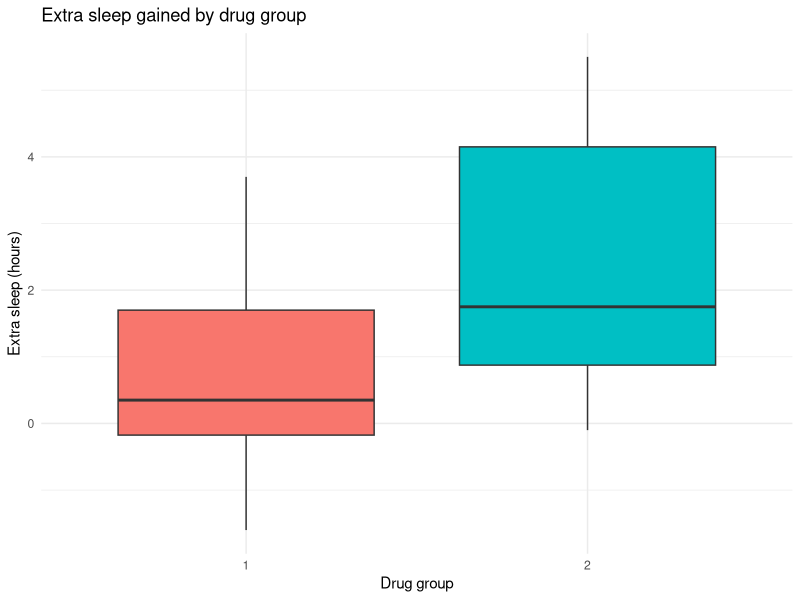

Source code (R): (Note: this script raises an error after producing the figure.)
#mini project 6: hypothesis testing
library(tidyverse)

#We will use the sleep dataset
#it records extra hours of sleep gained by patients on two different drugs

data(sleep)
str(sleep)
summary(sleep)

print(sleep)

# Visualise extra sleep by group
ggplot(sleep, aes(x = group, y = extra, fill = group)) +
  geom_boxplot() +
  labs(title = "Extra sleep gained by drug group",
       x = "Drug group",
       y = "Extra sleep (hours)") +
  theme_minimal() +
  theme(legend.position = "none")

#Null hypothesis: there is no difference in sleep gained between the two drugs
#Alternative hypothesis: there is a difference in sleep gained between the two drugs

# Paired t-test — same patients measured twice
t_result <- t.test(extra ~ group, data = sleep, paired = TRUE)
t_result

# Split into two groups then run paired t-test
group1 <- sleep$extra[sleep$group == 1]
group2 <- sleep$extra[sleep$group == 2]

t_result <- t.test(group1, group2, paired = TRUE)
t_result

# Null: no difference in sleep between drug groups
# Alternative: there is a difference
# p-value = 0.0028 < 0.05 — reject the null hypothesis
# 95% CI: (-2.46, -0.70) — zero not contained, confirms rejection
# Drug 2 produces on average 1.58 more hours of sleep than drug 1
